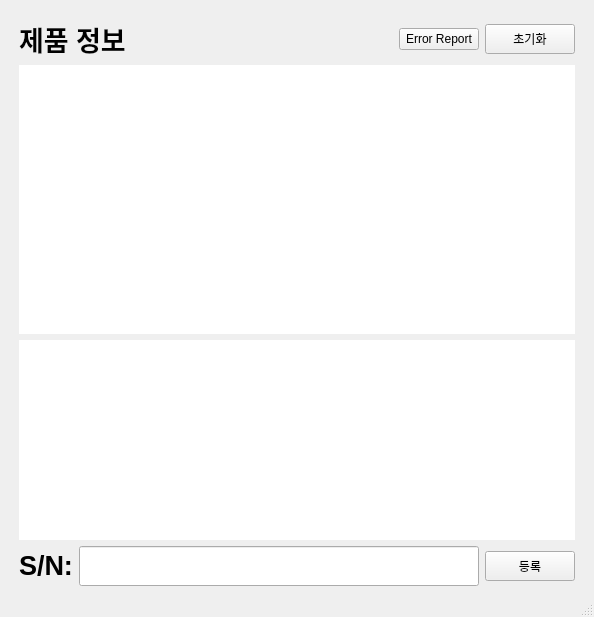
<?xml version="1.0" encoding="UTF-8"?>
<ui version="4.0">
 <class>MainWindow</class>
 <widget class="QMainWindow" name="MainWindow">
  <property name="geometry">
   <rect>
    <x>0</x>
    <y>0</y>
    <width>594</width>
    <height>617</height>
   </rect>
  </property>
  <property name="sizePolicy">
   <sizepolicy hsizetype="Expanding" vsizetype="Preferred">
    <horstretch>0</horstretch>
    <verstretch>0</verstretch>
   </sizepolicy>
  </property>
  <property name="windowTitle">
   <string>MainWindow</string>
  </property>
  <widget class="QWidget" name="centralwidget">
   <layout class="QGridLayout" name="gridLayout">
    <item row="0" column="0">
     <layout class="QVBoxLayout" name="verticalLayout">
      <property name="leftMargin">
       <number>10</number>
      </property>
      <property name="topMargin">
       <number>10</number>
      </property>
      <property name="rightMargin">
       <number>10</number>
      </property>
      <item>
       <layout class="QHBoxLayout" name="horizontalLayout">
        <item>
         <widget class="QLabel" name="label_info">
          <property name="sizePolicy">
           <sizepolicy hsizetype="Preferred" vsizetype="Fixed">
            <horstretch>0</horstretch>
            <verstretch>0</verstretch>
           </sizepolicy>
          </property>
          <property name="minimumSize">
           <size>
            <width>0</width>
            <height>40</height>
           </size>
          </property>
          <property name="baseSize">
           <size>
            <width>150</width>
            <height>40</height>
           </size>
          </property>
          <property name="text">
           <string>&lt;html&gt;&lt;head/&gt;&lt;body&gt;&lt;p&gt;&lt;span style=&quot; font-size:20pt; font-weight:600;&quot;&gt;제품 정보&lt;/span&gt;&lt;/p&gt;&lt;/body&gt;&lt;/html&gt;</string>
          </property>
         </widget>
        </item>
        <item>
         <spacer name="horizontalSpacer">
          <property name="orientation">
           <enum>Qt::Horizontal</enum>
          </property>
          <property name="sizeType">
           <enum>QSizePolicy::Expanding</enum>
          </property>
          <property name="sizeHint" stdset="0">
           <size>
            <width>40</width>
            <height>20</height>
           </size>
          </property>
         </spacer>
        </item>
        <item>
         <widget class="QPushButton" name="btn_report">
          <property name="text">
           <string>Error Report</string>
          </property>
         </widget>
        </item>
        <item>
         <widget class="QPushButton" name="btn_hwscan">
          <property name="sizePolicy">
           <sizepolicy hsizetype="Preferred" vsizetype="Fixed">
            <horstretch>0</horstretch>
            <verstretch>0</verstretch>
           </sizepolicy>
          </property>
          <property name="minimumSize">
           <size>
            <width>90</width>
            <height>30</height>
           </size>
          </property>
          <property name="baseSize">
           <size>
            <width>90</width>
            <height>30</height>
           </size>
          </property>
          <property name="text">
           <string>초기화</string>
          </property>
         </widget>
        </item>
       </layout>
      </item>
      <item>
       <layout class="QHBoxLayout" name="horizontalLayout_2">
        <item>
         <widget class="QTextBrowser" name="textBrowser_info">
          <property name="sizePolicy">
           <sizepolicy hsizetype="Expanding" vsizetype="Expanding">
            <horstretch>0</horstretch>
            <verstretch>0</verstretch>
           </sizepolicy>
          </property>
          <property name="minimumSize">
           <size>
            <width>550</width>
            <height>250</height>
           </size>
          </property>
          <property name="baseSize">
           <size>
            <width>550</width>
            <height>250</height>
           </size>
          </property>
          <property name="font">
           <font>
            <family>Arial</family>
            <pointsize>13</pointsize>
           </font>
          </property>
          <property name="autoFillBackground">
           <bool>false</bool>
          </property>
          <property name="frameShape">
           <enum>QFrame::NoFrame</enum>
          </property>
          <property name="frameShadow">
           <enum>QFrame::Sunken</enum>
          </property>
          <property name="html">
           <string>&lt;!DOCTYPE HTML PUBLIC &quot;-//W3C//DTD HTML 4.0//EN&quot; &quot;http://www.w3.org/TR/REC-html40/strict.dtd&quot;&gt;
&lt;html&gt;&lt;head&gt;&lt;meta name=&quot;qrichtext&quot; content=&quot;1&quot; /&gt;&lt;style type=&quot;text/css&quot;&gt;
p, li { white-space: pre-wrap; }
&lt;/style&gt;&lt;/head&gt;&lt;body style=&quot; font-family:'Arial'; font-size:13pt; font-weight:400; font-style:normal;&quot;&gt;
&lt;p style=&quot;-qt-paragraph-type:empty; margin-top:0px; margin-bottom:0px; margin-left:0px; margin-right:0px; -qt-block-indent:0; text-indent:0px;&quot;&gt;&lt;br /&gt;&lt;/p&gt;&lt;/body&gt;&lt;/html&gt;</string>
          </property>
         </widget>
        </item>
       </layout>
      </item>
      <item>
       <layout class="QHBoxLayout" name="horizontalLayout_3">
        <item>
         <widget class="QTextBrowser" name="textBrowser_status">
          <property name="sizePolicy">
           <sizepolicy hsizetype="Expanding" vsizetype="Fixed">
            <horstretch>0</horstretch>
            <verstretch>0</verstretch>
           </sizepolicy>
          </property>
          <property name="minimumSize">
           <size>
            <width>550</width>
            <height>200</height>
           </size>
          </property>
          <property name="baseSize">
           <size>
            <width>500</width>
            <height>200</height>
           </size>
          </property>
          <property name="font">
           <font>
            <family>Arial</family>
            <pointsize>13</pointsize>
           </font>
          </property>
          <property name="autoFillBackground">
           <bool>false</bool>
          </property>
          <property name="frameShape">
           <enum>QFrame::NoFrame</enum>
          </property>
          <property name="frameShadow">
           <enum>QFrame::Sunken</enum>
          </property>
          <property name="html">
           <string>&lt;!DOCTYPE HTML PUBLIC &quot;-//W3C//DTD HTML 4.0//EN&quot; &quot;http://www.w3.org/TR/REC-html40/strict.dtd&quot;&gt;
&lt;html&gt;&lt;head&gt;&lt;meta name=&quot;qrichtext&quot; content=&quot;1&quot; /&gt;&lt;style type=&quot;text/css&quot;&gt;
p, li { white-space: pre-wrap; }
&lt;/style&gt;&lt;/head&gt;&lt;body style=&quot; font-family:'Arial'; font-size:13pt; font-weight:400; font-style:normal;&quot;&gt;
&lt;p style=&quot;-qt-paragraph-type:empty; margin-top:0px; margin-bottom:0px; margin-left:0px; margin-right:0px; -qt-block-indent:0; text-indent:0px;&quot;&gt;&lt;br /&gt;&lt;/p&gt;&lt;/body&gt;&lt;/html&gt;</string>
          </property>
         </widget>
        </item>
       </layout>
      </item>
      <item>
       <layout class="QHBoxLayout" name="horizontalLayout_4">
        <item>
         <widget class="QLabel" name="label_serial">
          <property name="sizePolicy">
           <sizepolicy hsizetype="Preferred" vsizetype="Fixed">
            <horstretch>0</horstretch>
            <verstretch>0</verstretch>
           </sizepolicy>
          </property>
          <property name="minimumSize">
           <size>
            <width>0</width>
            <height>40</height>
           </size>
          </property>
          <property name="baseSize">
           <size>
            <width>75</width>
            <height>40</height>
           </size>
          </property>
          <property name="text">
           <string>&lt;html&gt;&lt;head/&gt;&lt;body&gt;&lt;p&gt;&lt;span style=&quot; font-size:20pt; font-weight:600;&quot;&gt;S/N:&lt;/span&gt;&lt;/p&gt;&lt;/body&gt;&lt;/html&gt;</string>
          </property>
         </widget>
        </item>
        <item>
         <widget class="QLineEdit" name="input_serial">
          <property name="sizePolicy">
           <sizepolicy hsizetype="Expanding" vsizetype="Fixed">
            <horstretch>1</horstretch>
            <verstretch>0</verstretch>
           </sizepolicy>
          </property>
          <property name="minimumSize">
           <size>
            <width>370</width>
            <height>40</height>
           </size>
          </property>
          <property name="baseSize">
           <size>
            <width>370</width>
            <height>40</height>
           </size>
          </property>
          <property name="font">
           <font>
            <family>Arial</family>
            <pointsize>16</pointsize>
           </font>
          </property>
          <property name="contextMenuPolicy">
           <enum>Qt::DefaultContextMenu</enum>
          </property>
          <property name="inputMask">
           <string/>
          </property>
          <property name="text">
           <string/>
          </property>
          <property name="frame">
           <bool>true</bool>
          </property>
         </widget>
        </item>
        <item>
         <widget class="QPushButton" name="btn_start">
          <property name="sizePolicy">
           <sizepolicy hsizetype="Preferred" vsizetype="Fixed">
            <horstretch>0</horstretch>
            <verstretch>0</verstretch>
           </sizepolicy>
          </property>
          <property name="minimumSize">
           <size>
            <width>90</width>
            <height>30</height>
           </size>
          </property>
          <property name="baseSize">
           <size>
            <width>90</width>
            <height>30</height>
           </size>
          </property>
          <property name="text">
           <string>등록</string>
          </property>
         </widget>
        </item>
       </layout>
      </item>
     </layout>
    </item>
   </layout>
  </widget>
  <widget class="QStatusBar" name="statusbar"/>
 </widget>
 <resources/>
 <connections/>
</ui>
